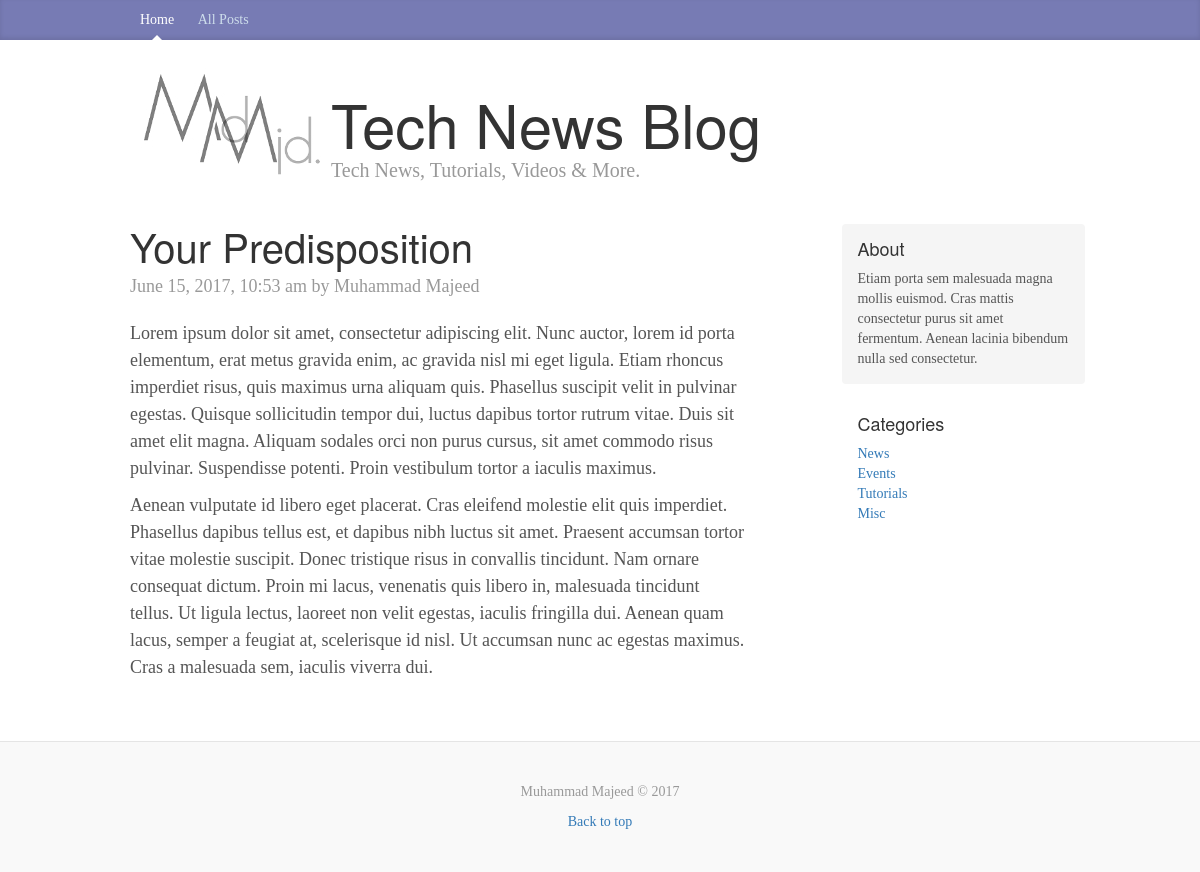
The page /post.php?id=1 on the database its author committed.
### tables this page shows
CREATE TABLE `posts` (
  `po_id` int(11) NOT NULL,
  `po_category` int(11) NOT NULL,
  `po_title` varchar(255) NOT NULL,
  `po_body` text NOT NULL,
  `po_author` varchar(255) NOT NULL,
  `po_tags` varchar(255) NOT NULL,
  `po_date` timestamp NOT NULL DEFAULT CURRENT_TIMESTAMP
);

CREATE TABLE `categories` (
  `ca_id` int(11) NOT NULL,
  `ca_name` varchar(255) NOT NULL
);

### libraries/Database.php (called while the page is built, shortened)
<?php
class Database{
  public $host = DB_HOST;
  public $username = DB_USER;
  public $password = DB_PASS;
  public $db_name = DB_NAME;
  public $link;
private function connect(){
  $this->link = new mysqli($this->host, $this->username, $this->password, $this->db_name);
}
public function select($query){
  $result = $this->link->query($query) or die($this->link->error.__LINE__);
  if ($result->num_rows > 0) {
    return $result;
    } else {return false;}
  }
}

### helpers/format_helper.php (called while the page is built, shortened)
<?php
function formatDate($date) {
  return date('F j, Y, g:i a',strtotime($date));
}

### config/config.php (called while the page is built, shortened)
<?php
$site_description  = 'Etiam porta sem malesuada magna mollis euismod.
                    Cras mattis consectetur purus sit amet fermentum.
                    Aenean lacinia bibendum nulla sed consectetur.';

### post.php (the view)
<?php include 'includes/header.php'; ?>
<?php
    $id = $_GET['id'];
    $db = new Database();
    $query = "SELECT * FROM posts WHERE po_id = ".$id;
    $post = $db->select($query)->fetch_assoc();
    $query = "SELECT * FROM categories";
    $categories = $db->select($query);
?>
  <div class="blog-post">
    <h2 class="blog-post-title"><?php echo $post['po_title']; ?></h2>
    <p class="blog-post-meta"><?php echo formatDate($post['po_date']); ?> by <?php echo $post['po_author']; ?></p>
      <?php echo $post['po_body']; ?>
  </div>
<?php include 'includes/footer.php'; ?>

### includes/footer.php (shortened to what this page needs)
</div>
<div class="col-sm-3 col-sm-offset-1 blog-sidebar">
  <div class="sidebar-module sidebar-module-inset">
    <h4>About</h4>
    <p><?php echo $site_description; ?></p>
  </div>
  <div class="sidebar-module">
    <h4>Categories</h4>
    <?php if ($categories) : ?>
    <ol class="list-unstyled">
      <?php while ($row = $categories->fetch_assoc()) : ?>
      <li><a href="posts.php?category=<?php echo $row['ca_id']; ?>"><?php echo $row['ca_name']; ?></a></li>
      <?php endwhile; ?>
    </ol>
<?php else : ?>
  <p>There are no categories yet</p>
<?php endif; ?>
  </div>
</div>
</div>
</div>
<footer class="blog-footer">
<p>Muhammad Majeed &copy; 2017</p>
<p>
<a href="#">Back to top</a>
</p>
</footer>
</body>
</html>

### css/custom.css (style rules this page uses)
body { font-family: Georgia, "Times New Roman", Times, serif; color: #555; }
h1, .h1, h2, .h2, h3, .h3, h4, .h4, h5, .h5, h6, .h6 { margin-top: 0; font-family: "Helvetica Neue", Helvetica, Arial, sans-serif; font-weight: normal; color: #333; }
.sidebar-module { padding: 15px; margin: 0 -15px 15px; }
.sidebar-module-inset { padding: 15px; background-color: #f5f5f5; border-radius: 4px; }
.sidebar-module-inset p:last-child, .sidebar-module-inset ul:last-child, .sidebar-module-inset ol:last-child { margin-bottom: 0; }
.blog-post { margin-bottom: 60px; }
.blog-post-title { margin-bottom: 5px; font-size: 40px; }
.blog-post-meta { margin-bottom: 20px; color: #999; }
.blog-footer { padding: 40px 0; color: #999; text-align: center; background-color: #f9f9f9; border-top: 1px solid #e5e5e5; }
.blog-footer p:last-child { margin-bottom: 0; }

### rows shown on the page
posts: po_title "Your Predisposition", po_date "June 15, 2017, 10:53 am", po_author "Muhammad Majeed", po_body "Lorem ipsum dolor sit amet, consectetur adipiscing elit. Nunc auctor, lorem id porta elementum, erat metus gravida enim, ac gravida nisl mi eget ligula. Etiam rhoncus imperdiet risus, quis maximus urna aliquam quis. Phasellus suscipit velit in pulvinar egestas. Quisque sollicitudin tempor dui, luctus dapibus tortor rutrum vitae. Duis sit amet elit magna. Aliquam sodales orci non purus cursus, sit amet commodo risus pulvinar. Suspendisse potenti. Proin vestibulum tortor a iaculis maximus. Aenean vulputate id libero eget placerat. Cras eleifend molestie elit quis imperdiet. Phasellus dapibus tellus est, et dapibus nibh luctus sit amet. Praesent accumsan tortor vitae molestie suscipit. Donec…"
categories: ca_name "News"
categories: ca_name "Events"
categories: ca_name "Tutorials"
categories: ca_name "Misc"

### other values the page prints
$site_description "Etiam porta sem malesuada magna mollis euismod. Cras mattis consectetur purus sit amet fermentum. Aenean lacinia bibendum nulla sed consectetur."
